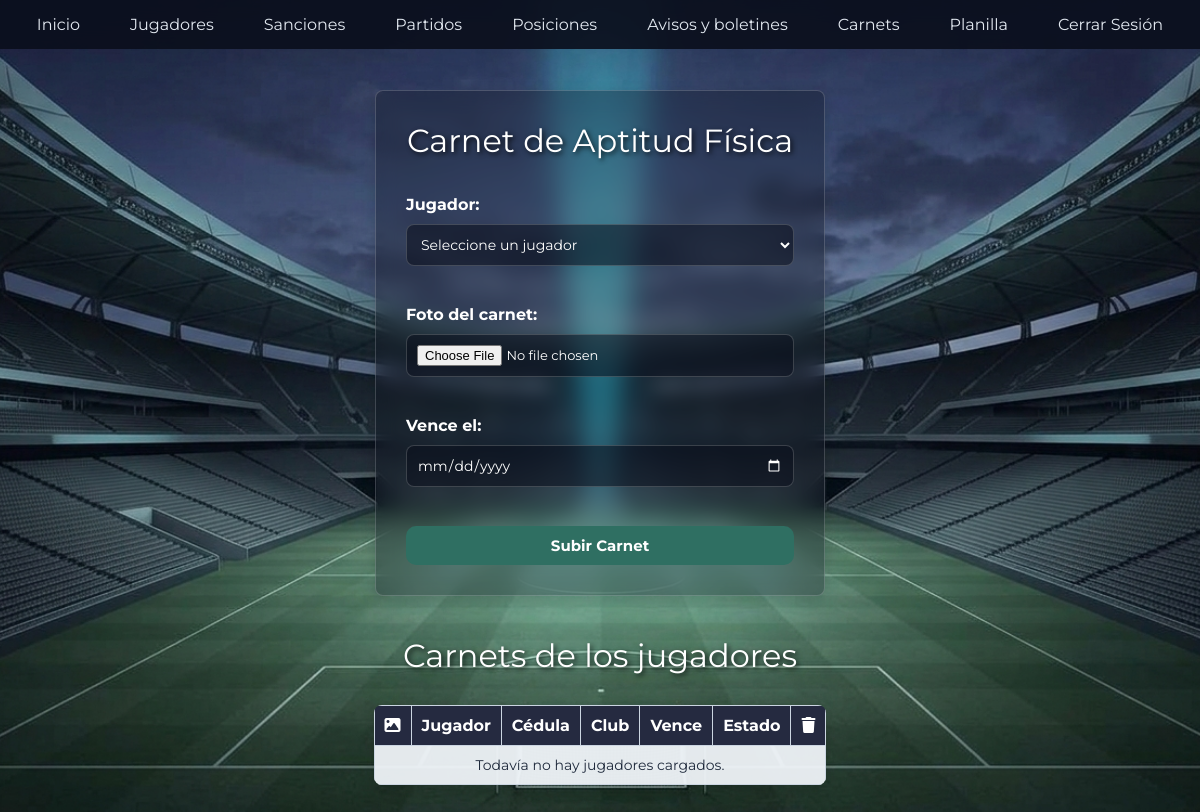
Before: /club/carnets/gestionarCarnets.php (signed in) with the older database file.
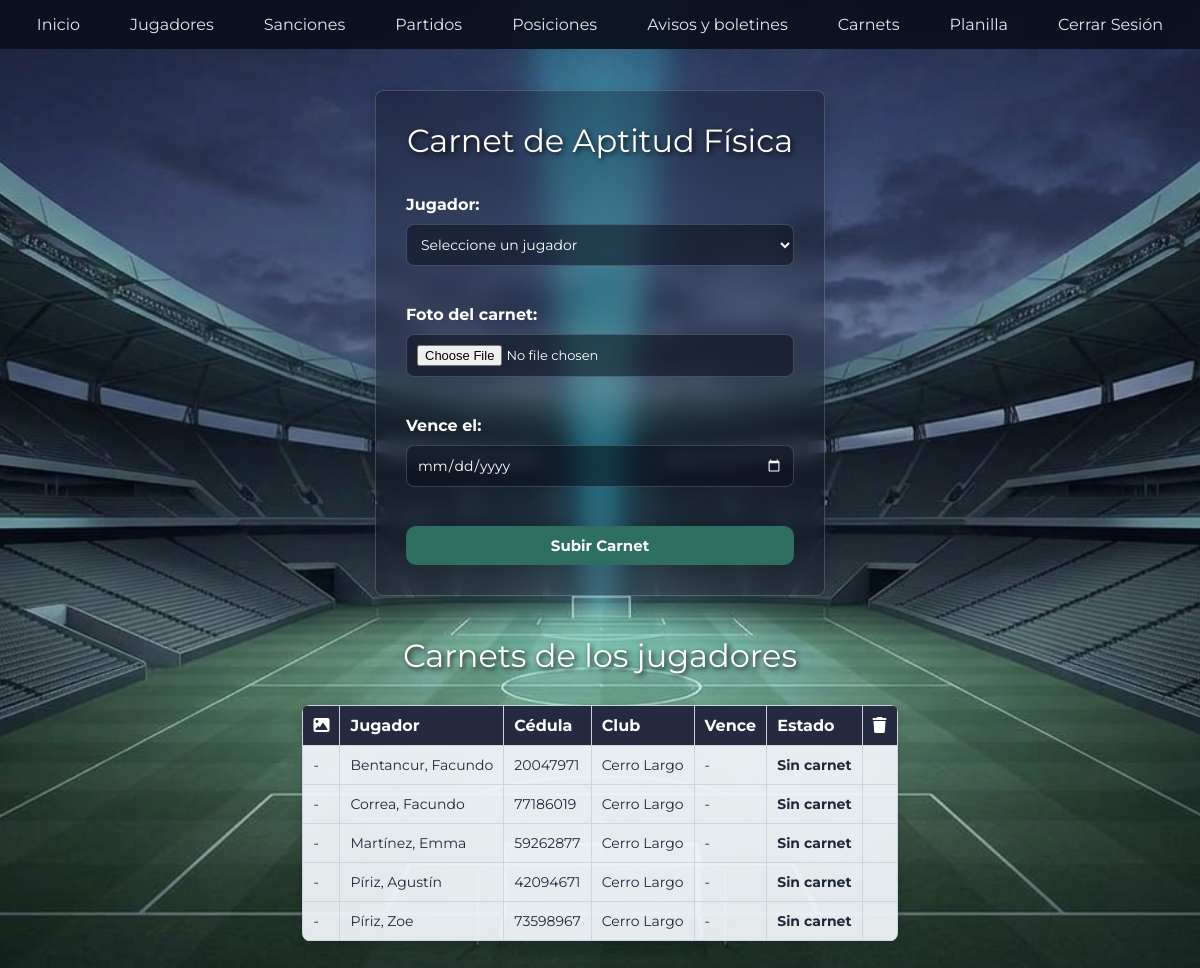
After: the same page with the newer database file.
### tables this page shows
CREATE TABLE `jugadores` (
  `id` int(11) NOT NULL,
  `nombre` varchar(45) DEFAULT NULL,
  `apellido` varchar(45) DEFAULT NULL,
  `cedula` varchar(45) NOT NULL,
  `fecha_nacimiento` date DEFAULT NULL,
  `id_club` int(11) DEFAULT NULL,
  `id_categoria` varchar(45) DEFAULT NULL,
  `masa` decimal(5,2) DEFAULT NULL,
  `altura` decimal(4,2) DEFAULT NULL,
  `peso` decimal(10,2) DEFAULT NULL,
  `velocidad` decimal(5,2) DEFAULT NULL
);

CREATE TABLE `club` (
  `id` int(11) NOT NULL,
  `nombre` varchar(100) NOT NULL,
  `logo` varchar(255) DEFAULT NULL,
  `activo` tinyint(1) NOT NULL DEFAULT 1,
  `password` varchar(255) NOT NULL
);

### club/carnets/listarCarnets.php (the view, shortened to what this page needs)
<?php
require_once __DIR__ . "/../../conexion.php";
$miClub = (int) $_SESSION["id_club"];
$sql = "SELECT jugadores.nombre, jugadores.apellido, jugadores.cedula, club.nombre AS club,
        carnets.id AS id_carnet, carnets.foto, carnets.fecha_vencimiento
    FROM jugadores
    INNER JOIN club ON jugadores.id_club = club.id
    LEFT JOIN carnets ON carnets.id_jugador = jugadores.id
    WHERE jugadores.id_club = $miClub
    ORDER BY jugadores.apellido";
$resultado = mysqli_query($conn, $sql);
?>
<h1 class="tituloSeccion">Carnets de los jugadores</h1>
<div class="Tabla">
<table class="tablaClubes">
    <tr>
        <th><i class="fa-solid fa-image"></i></th>
        <th>Jugador</th>
        <th>Cédula</th>
        <th>Club</th>
        <th>Vence</th>
        <th>Estado</th>
        <th><i class="fa-solid fa-trash"></i></th>
    </tr>
    <?php
    while ($fila = mysqli_fetch_assoc($resultado)) {
        echo "<tr>";
        echo "<td>" . ($fila["foto"] ? "<a href='fotos/" . htmlspecialchars($fila["foto"]) . "' target='_blank'><img src='fotos/" . htmlspecialchars($fila["foto"]) . "' class='fotoCarnet'></a>" : "-") . "</td>";
        echo "<td>" . htmlspecialchars($fila["apellido"] . ", " . $fila["nombre"]) . "</td>";
        echo "<td>" . htmlspecialchars($fila["cedula"]) . "</td>";
        echo "<td>" . htmlspecialchars($fila["club"]) . "</td>";
        if (!$fila["id_carnet"]) {
            echo "<td>-</td><td class='suspendido'>Sin carnet</td><td></td>";
        }
        echo "</tr>";
    }
    if (mysqli_num_rows($resultado) == 0) {
        echo "<tr><td colspan='7' class='vacio'>Todavía no hay jugadores cargados.</td></tr>";
    }
    ?>
</table>
</div>

### club/carnets/gestionarCarnets.php (shortened to what this page needs)
<!DOCTYPE html>
<html lang="es">
<head>
    <link href="carnets.css" rel="stylesheet">
</head>
<body>
    <header>
        <?php include __DIR__ . "/../menu.php"; ?>
    </header>
<?php include("agregarCarnet.php"); ?>
<?php include("listarCarnets.php"); ?>
</body>
</html>

### club/menu.php (shortened to what this page needs)
<nav class="menu">
    <a href="<?= BASE_URL ?>/club/indexclub.php">Inicio</a>
    <a href="<?= BASE_URL ?>/club/jugadores.php">Jugadores</a>
    <a href="<?= BASE_URL ?>/club/sanciones.php">Sanciones</a>
    <a href="<?= BASE_URL ?>/club/partidos.php">Partidos</a>
    <a href="<?= BASE_URL ?>/club/posiciones.php">Posiciones</a>
    <a href="<?= BASE_URL ?>/club/avisos.php">Avisos y boletines</a>
    <a href="<?= BASE_URL ?>/club/carnets/gestionarCarnets.php">Carnets</a>
    <a href="<?= BASE_URL ?>/club/planilla.php">Planilla</a>
    <a href="<?= BASE_URL ?>/login/logout.php?rol=club" class="salir">Cerrar Sesión</a>
</nav>

### club/carnets/agregarCarnet.php (shortened to what this page needs)
<form action="gestionarCarnets.php" method="post" enctype="multipart/form-data">
    <h1>Carnet de Aptitud Física</h1>
    <label for="jugador">Jugador:</label>
    <select name="jugador" id="jugador" required>
        <option value="">Seleccione un jugador</option>
    </select><br>
    <label for="foto">Foto del carnet:</label>
    <input type="file" id="foto" name="foto" accept="image/*" required><br>
    <label for="vencimiento">Vence el:</label>
    <input type="date" id="vencimiento" name="vencimiento" min="<?= date('Y-m-d') ?>" required><br>
    <input type="submit" value="Subir Carnet">
</form>

### club/carnets/carnets.css (style rules this page uses)
* { box-sizing: border-box; }
body { margin: 0; font-family: "Montserrat", Arial, sans-serif; color: #e2e8f0; background: url("../../imagenes/BG.png") center / cover fixed; }
header { height: 60px; }
h1, .tituloSeccion { text-align: center; color: white; text-shadow: 2px 2px 5px rgba(0, 0, 0, 0.8); }
h1 { margin: 0 0 25px; }
.tituloSeccion { font-weight: normal; margin: 40px 0 0; }
nav { display: flex; justify-content: center; align-items: center; flex-wrap: wrap; gap: 10px; padding: 5px; background: rgba(10, 15, 28, 0.90); backdrop-filter: blur(12px); position: fixed; top: 0; left: 0; width: 100%; z-index: 1000; }
nav a { color: #e2e8f0; text-decoration: none; padding: 10px 20px; border-radius: 20px; transition: 0.3s; }
form:not(.filtros) { display: flex; flex-direction: column; gap: 10px; width: 450px; max-width: 95%; margin: 30px auto; padding: 30px; background: rgba(10, 15, 28, 0.30); backdrop-filter: blur(10px); border: 1px solid rgba(255, 255, 255, 0.18); border-radius: 8px; box-shadow: 0 5px 15px rgba(0, 0, 0, 0.15); }
form h1 { font-weight: normal; }
form label, .field label { color: white; font-weight: bold; }
input, select, textarea { width: 100%; padding: 10px; font-family: "Montserrat", sans-serif; font-size: 14px; color: white; background: rgba(10, 15, 28, 0.55); border: 1px solid rgba(255, 255, 255, 0.18); border-radius: 8px; }
select option { background: #252a40; color: white; }
input[type="file"] { font-size: 13px; }
input[type="date"] { color-scheme: dark; }
input[type="submit"], button, .boton { padding: 10px 18px; color: white; background: #2f6f62; border: none; border-radius: 10px; font-family: "Montserrat", sans-serif; font-size: 15px; font-weight: bold; cursor: pointer; text-decoration: none; transition: 0.3s; }
.Tabla { width: fit-content; max-width: 100%; margin: 30px auto; overflow-x: auto; border-radius: 8px; box-shadow: 0 5px 15px rgba(0, 0, 0, 0.15); }
table, .tablaClubes { width: 100%; border-collapse: collapse; }
th, td, .tablaClubes th, .tablaClubes td { padding: 10px; border: 1px solid #cbd5e1; }
th, .tablaClubes th { background: #252a40; color: white; text-align: left; }
td, .tablaClubes td { background: rgba(241, 245, 249, 0.94); color: #1e293b; font-size: 14px; }
.mal, .suspendido { color: white; background: rgba(160, 40, 40, 0.85); font-weight: bold; }
.vacio { padding: 15px; text-align: center; color: #475569; }

Changed rows visible on the page:
added jugadores: apellido+nombre "Bentancur, Facundo", cedula "20047971", id_club.nombre "Cerro Largo"
added jugadores: apellido+nombre "Correa, Facundo", cedula "77186019", id_club.nombre "Cerro Largo"
added jugadores: apellido+nombre "Martínez, Emma", cedula "59262877", id_club.nombre "Cerro Largo"
added jugadores: apellido+nombre "Píriz, Agustín", cedula "42094671", id_club.nombre "Cerro Largo"
added jugadores: apellido+nombre "Píriz, Zoe", cedula "73598967", id_club.nombre "Cerro Largo"
Other visible differences:
text no longer shown: "Todavía no hay jugadores cargados."
